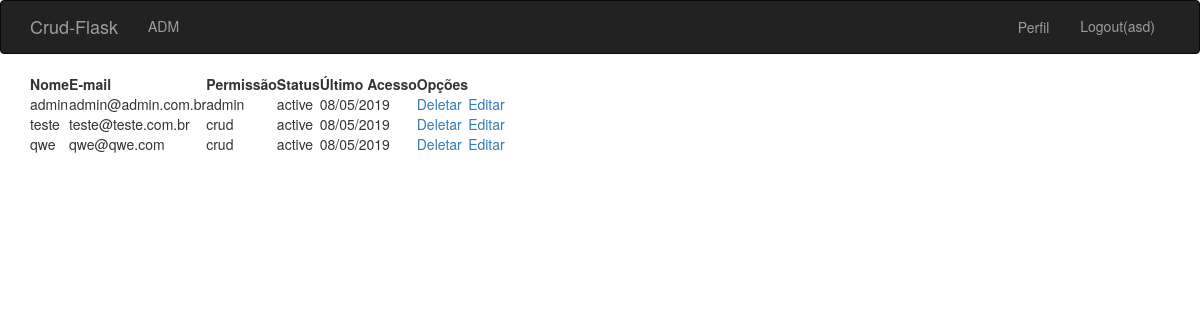
The app's page /admin (signed in) with its own data.
### app/models.py (models this page shows, shortened)
class User(UserMixin, db.Model):
    id = db.Column(db.Integer, primary_key=True)
    username = db.Column(db.String(64), index=True, unique=True)
    email = db.Column(db.String(120), index=True, unique=True)
    password_hash = db.Column(db.String(128))
    last_seen = db.Column(db.DateTime, default=datetime.utcnow)
    permissions = db.Column(db.String(3))
    status = db.Column(db.String(10))
    cosia = db.relationship('Coisa', backref='QualquerCoisa', lazy='dynamic')

### app/routes.py (the view)
@app.route("/admin", methods=['GET', 'POST'])
@login_required
def admin():
    u = int(current_user.id)
    user = User.query.filter_by(id=u)
    if user[0].permissions != 'admin':
        return redirect(url_for('index'))
    user = User.query.all()
    return render_template('list_users.html', title='Usuarios',
                           users=user)

### app/models.py (called while the page is built)
@login.user_loader
def load_user(id):
    return User.query.get(int(id))

### app/routes.py (called while the page is built)
@app.before_request
def before_request():
    if current_user.is_authenticated:
        current_user.last_seen = datetime.utcnow()
        db.session.commit()
    g.locale = str(get_locale())

### app/templates/list_users.html
{% extends "index.html" %}
{% block app_content %}
<div>
    <table>
        <thead>
            <tr>
                <th>Nome</th>
                <th>E-mail</th>
                <th>Permissão</th>
                <th>Status</th>
                <th>Último Acesso</th>
                <th>Opções</th>
            </tr>
        </thead>
    <tbody>
        {% for u in users %}
        {% if u.username != current_user.username %}
        <tr>
            <td>{{u.username}}</td>
            <td>{{u.email}}</td>
            <td>{{u.permissions}}</td>
            <td>{{u.status}}</td>
            <td>{{ moment(u.last_seen).format('L') }}</td>
            <td>
                <a href="{{ url_for('delete_myuser', myuser=u.username) }}">Deletar</a>
            </td>
            <td>
                <a href="{{ url_for('edit_user', user=u.username) }}">Editar</a>
            </td>
        </tr>
        {% endif %}
        {% endfor %}
    </tbody>
    </table>
</div>
{% endblock %}

### app/templates/index.html (shortened to what this page needs)
{% extends 'bootstrap/base.html' %}
{% block styles %}
<link rel="stylesheet" href="https://maxcdn.bootstrapcdn.com/bootstrap/3.3.7/css/bootstrap.min.css">
{% endblock %}
{% block navbar %}
<nav class="navbar navbar-inverse">
    <div class="container">
        <div class="navbar-header">
            <a class="navbar-brand" href="{{ url_for('index') }}">Crud-Flask</a>
        </div>
        <div class="collapse navbar-collapse" id="bs-example-navbar-collapse-1">
        {% if current_user.is_anonymous %}
            <ul class="nav navbar-nav">
                <li><a href="{{ url_for('index') }}">{{ _('Home') }}</a></li>
                <li><a href="{{ url_for('login') }}">{{ _('Login') }}</a></li>
            </ul>
        {% elif current_user.permissions == 'admin' %}
            <ul class="nav navbar-nav">
                <li><a href="{{ url_for('admin') }}">ADM</a></li>
            </ul>
        {% elif current_user.permissions == 'create_read' or 'update' or 'crud' %}
            <ul class="nav navbar-nav">
                <li><a href="{{ url_for('create') }}" class="btn">Cadastrar</a></li>
                <li><a href="{{ url_for('read') }}" class="btn">Visualizar</a></li>
            </ul>
        {% endif %}
        {% if not current_user.is_anonymous %}
        <aside class="nav navbar-nav navbar-right">
            <li><a href="{{ url_for('user', username=current_user.username) }}" class="btn">Perfil</a></li>
            <li><a href="{{ url_for('logout') }}" class="btn-red botao">{{ _('Logout')}}({{(current_user.username)}})</a></li>
        </aside>
        {% endif %}
        </div>
    </div>
</nav>
{% endblock %}
{% block content %}
<div class="container">
    {% block app_content %}{% endblock %}
</div>
{% endblock %}

### records on screen
User: username "asd"
User: username "admin", email "admin@admin.com.br", permissions "admin", status "active", last_seen "08/05/2019"
User: username "teste", email "teste@teste.com.br", permissions "crud", status "active", last_seen "08/05/2019"
User: username "qwe", email "qwe@qwe.com", permissions "crud", status "active", last_seen "08/05/2019"
